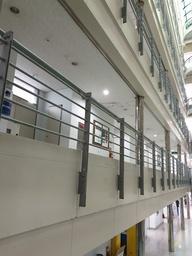
#> input picture Assignment_#3/input/indoor_302_01.jpg, 192 x 256 px, shrunk from 3024 x 4032 before the run
$ python main.py
#> lines starting #> are read from the running program, lines starting #| are printed output that depends on the picture; long printed decimals are rounded
### Assignment_#3/feature.py
import numpy as np
import cv2

def img_matching(imgA, imgB, show=False):
    img_gray1 = cv2.cvtColor(imgA, cv2.COLOR_BGR2GRAY)
    img_gray2 = cv2.cvtColor(imgB, cv2.COLOR_BGR2GRAY)

    org_kps1, kps1, des1 = feature_extraction(img_gray1)
    org_kps2, kps2, des2 = feature_extraction(img_gray2)

    matches, H = feature_matching(kps1, kps2, des1, des2, 0.7)

    if show is True:
        img = cv2.drawMatchesKnn(imgA,org_kps1,imgB,org_kps2,matches,None,flags=2)
        cv2.imshow("matching",img)
        cv2.waitKey(0)

    return H

def feature_extraction(img_gray):
    sift = cv2.xfeatures2d.SIFT_create(200)

    kps, descriptors = sift.detectAndCompute(img_gray, None)

    np_kps = np.array([kp.pt for kp in kps])

    return kps, np_kps, descriptors

def feature_matching(kps1, kps2, des1, des2, ratio):

    FLANN_INDEX_KDTREE = 0
    index_params = dict(algorithm=FLANN_INDEX_KDTREE, trees=5)
    search_params = dict(checks=50)

    flann = cv2.FlannBasedMatcher(index_params,search_params)
    raw_matches = flann.knnMatch(des1, des2, k=2)

    matches = []
    for m in raw_matches:
        if len(m) == 2 and m[0].distance < m[1].distance * ratio:
            matches.append((m[0].trainIdx, m[0].queryIdx))

    if len(matches) > 4:

        ptsA = np.float32([kps1[i] for (_, i) in matches])
        ptsB = np.float32([kps2[i] for (i, _) in matches])

        #(H, status) = cv2.findHomography(ptsB, ptsA, cv2.RANSAC,4.0)
        H_, error = h_by_ransac(ptsB,ptsA)

        #print(H)
        print("H=",H_, error)


    return raw_matches, H_

def h_by_ransac(ptsA, ptsB):

    idx_arr = np.arange(len(ptsA))
    H = np.empty((3, 3))
    total_sum_error = 0
    max_num_inliers = 0

    for i in range(1000):

        idx = np.random.choice(idx_arr, 4, replace=False)

        sampleA = ptsA[idx]
        sampleB = ptsB[idx]

        # DLT
        H_candidate = dlt(sampleA, sampleB)

        dist = calculate_transfer_error(ptsA,ptsB,H_candidate)
        total_error = np.sum(dist)
        num_inliers = len(dist[dist<1.25])

        if max_num_inliers < num_inliers:
            H = H_candidate
            max_num_inliers = num_inliers
            total_sum_error = total_error

    return H, total_sum_error

def dlt(p1, p2):
    A = []
    for i in range(0, len(p1)):
        x, y = p1[i][0], p1[i][1]
        u, v = p2[i][0], p2[i][1]
        A.append([x, y, 1, 0, 0, 0, -u * x, -u * y, -u])
        A.append([0, 0, 0, x, y, 1, -v * x, -v * y, -v])
    A = np.asarray(A)
    U, S, Vh = np.linalg.svd(A)
    L = Vh[-1, :] / Vh[-1, -1]
    H = L.reshape(3, 3)

    return H

def calculate_transfer_error(p1, p2, H):
    # padding
    p1_pad = np.pad(p1, ((0,0),(0,1)), mode='constant', constant_values=1)
    p1_pad = np.transpose(p1_pad)
    p2_pad = np.pad(p2, ((0,0),(0,1)), mode='constant', constant_values=1)
    p2_pad = np.transpose(p2_pad)

    H_inv = np.linalg.inv(H)

    p1_move = np.dot(H, p1_pad)
    p1_move = np.transpose(p1_move)
    p1_move = np.true_divide(p1_move[:, :2], p1_move[:, [-1]])
    p2_move = np.dot(H_inv, p2_pad)
    p2_move = np.transpose(p2_move)
    p2_move = np.true_divide(p2_move[:, :2], p2_move[:, [-1]])

    dist1 = p1 - p2_move
    dist2 = p2 - p1_move

    dist1 = dist1 ** 2
    dist2 = dist2 ** 2

    dist = dist1+dist2

    return dist

### Assignment_#3/stitch.py
import cv2
import numpy as np

import feature

# [10 lines left out: function calculate_absolute_homography, not called in this run]

def leftshift(left_images):
    idx = 0
    res = None

    imgA = left_images[0]
    for imgB in left_images[1:]:
        H = feature.img_matching(imgA,imgB)

        H = np.linalg.inv(H)

        ds = np.dot(H, np.array([imgA.shape[1], imgA.shape[0], 1]))
        ds = ds / ds[-1]

        f1 = np.dot(H, np.array([0,0,1]))
        f1 = f1 / f1[-1]

        H[0][-1] += abs(f1[0])
        H[1][-1] += abs(f1[1])

        ds = np.dot(H, np.array([imgA.shape[1], imgA.shape[0], 1]))

        offset_y = abs(int(f1[1]))
        offset_x = abs(int(f1[0]))

        dsize = (int(ds[0])+offset_x, int(ds[1]) + offset_y)

        res = cv2.warpPerspective(imgA, H, dsize)

        #cv2.imshow("warped",res)
        #cv2.waitKey(0)

        res[offset_y:imgB.shape[0]+offset_y, offset_x: imgB.shape[1]+offset_x] = imgB

        imgA = res

        idx += 1

    return res

def rightshift(left_res, right_images):
    idx = 0
    res = None

    for img in right_images:
        H = feature.img_matching(left_res,img)

        txyz = np.dot(H, np.array([img.shape[1], img.shape[0], 1]))
        txyz = txyz/txyz[-1]

        dsize = (int(txyz[0])+left_res.shape[1], int(txyz[1])+left_res.shape[0])

        res = cv2.warpPerspective(img, H, dsize)

        res = mix_and_match(left_res, res)

        #cv2.imshow("warped", res)
        #cv2.waitKey(0)

        left_res = res

    return res

def mix_and_match(left_image, warped_image):
    i1y, i1x = left_image.shape[:2]
    #i2y, i2x = warped_image.shape[:2]

    #black_l = np.where(left_image == np.array([0,0,0]))
    #black_wi = np.where(warped_image == np.array([0,0,0]))

    for i in range(0, i1x):
        for j in range(0,i1y):
            try:
                if np.array_equal(left_image[j,i], np.array([0,0,0])) and np.array_equal(warped_image[j,i],np.array([0,0,0])):
                    warped_image[j,i] = [0,0,0]
                else:
                    if np.array_equal(warped_image[j,i],[0,0,0]):
                        warped_image[j,i] = left_image[j,i]
                    else:
                        if not np.array_equal(left_image[j][i], [0,0,0]):
                            #bw, gw, rw = warped_image[j,i]
                            bl, gl,rl = left_image[j,i]
                            warped_image[j,i] = [bl,gl,rl]

            except:
                pass


    return warped_image

### Assignment_#3/main.py
import numpy as np
import cv2

import feature
import stitch

# load images
img = []
img.append(cv2.resize(cv2.imread('input/indoor_302_01.jpg',cv2.IMREAD_COLOR),dsize=(256,256)))
img.append(cv2.resize(cv2.imread('input/indoor_302_02.jpg',cv2.IMREAD_COLOR),dsize=(256,256)))
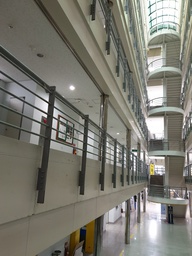
#> input picture Assignment_#3/input/indoor_302_02.jpg, 192 x 256 px, shrunk from 3024 x 4032 before the run
img.append(cv2.resize(cv2.imread('input/indoor_302_03.jpg',cv2.IMREAD_COLOR),dsize=(256,256)))
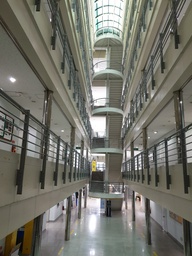
#> input picture Assignment_#3/input/indoor_302_03.jpg, 192 x 256 px, shrunk from 3024 x 4032 before the run
img.append(cv2.resize(cv2.imread('input/indoor_302_04.jpg',cv2.IMREAD_COLOR),dsize=(256,256)))
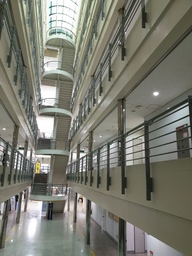
#> input picture Assignment_#3/input/indoor_302_04.jpg, 192 x 256 px, shrunk from 3024 x 4032 before the run
img.append(cv2.resize(cv2.imread('input/indoor_302_05.jpg',cv2.IMREAD_COLOR),dsize=(256,256)))
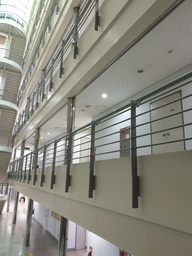
#> input picture Assignment_#3/input/indoor_302_05.jpg, 192 x 256 px, shrunk from 3024 x 4032 before the run

for i in range(4):
    feature.img_matching(img[i],img[i+1],show=True)
#> this loop made 4 passes
#| H= [[ 8.06451256e-01  4.22639873e-02  5.10327018e+01]
#|  [-1.23027395e-01  9.10203549e-01  1.77192182e+01]
#|  [-6.70024856e-04 -7.55796236e-05  1.00000000e+00]] 1876.824
#| H= [[ 7.30215827e-01  2.27428436e-02  8.07533161e+01]
#|  [-1.42445897e-01  8.90475472e-01  1.65980170e+01]
#|  [-9.29222667e-04 -9.84153496e-05  1.00000000e+00]] 13998.948
#| H= [[ 7.14836277e-01  6.25631570e-02  6.99999884e+01]
#|  [-1.85237813e-01  8.79464818e-01  1.58395304e+01]
#|  [-1.11895523e-03 -8.56384262e-05  1.00000000e+00]] 57451.999
#| H= [[ 7.79378688e-01  7.01616660e-02  6.70498894e+01]
#> (further printed lines are left out)
#> pass 1, in img_matching, `img_gray2 = cv2.cvtColor(imgB, cv2.COLOR_BGR2GRAY)`:
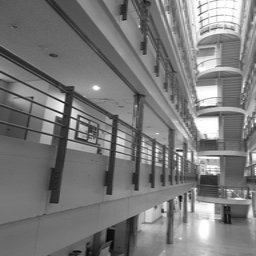
#> img_gray2: shape (256, 256); min 5, max 255, mean 121.4

# Stiching
res = stitch.leftshift(img[0:3])
#> the loop in leftshift, `for imgB in left_images[1:]:` made 2 passes
#| H= [[ 8.21442992e-01  4.75987892e-02  5.02231772e+01]
#|  [-1.14285773e-01  9.21122395e-01  1.63404097e+01]
#|  [-6.18569178e-04 -5.67461114e-05  1.00000000e+00]] 1881.296
#| H= [[ 6.41919349e-01  2.57280351e-02  1.40317871e+02]
#|  [-1.86959302e-01  8.91800137e-01  4.25688529e+01]
#|  [-1.06381583e-03 -4.59559480e-05  1.00000000e+00]] 3541.863
print("finish left")
#cv2.imshow("half", res)
#cv2.waitKey(0)
res = stitch.rightshift(res, img[3:5])
#> the loop in rightshift, `for img in right_images:` made 2 passes
#| H= [[ 5.28129829e-01  7.99202833e-02  2.82093980e+02]
#|  [-2.74500518e-01  9.09512439e-01  1.06188246e+02]
#|  [-1.03888976e-03  1.14496008e-05  1.00000000e+00]] 28.016
#| H= [[ 1.31606353e-01  5.95469021e-02  3.42979050e+02]
#|  [-4.81115685e-01  8.20747594e-01  1.12150277e+02]
#|  [-1.85730698e-03 -2.22791043e-04  1.00000000e+00]] 23.220
#> pass 1, in rightshift, `res = mix_and_match(left_res, res)`:
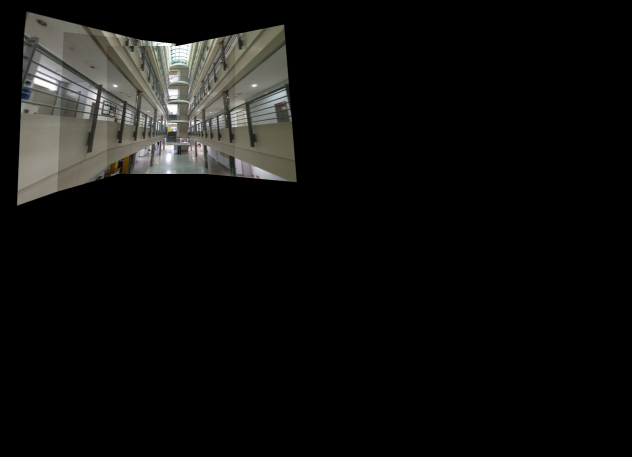
#> res: shape (914, 1263, 3) (shown at 1/2 size); mean of channels 0, 1, 2 14.4, 15.6, 15.8; drawn as B, G, R
#> after the loop in rightshift, `for img in right_images:`:
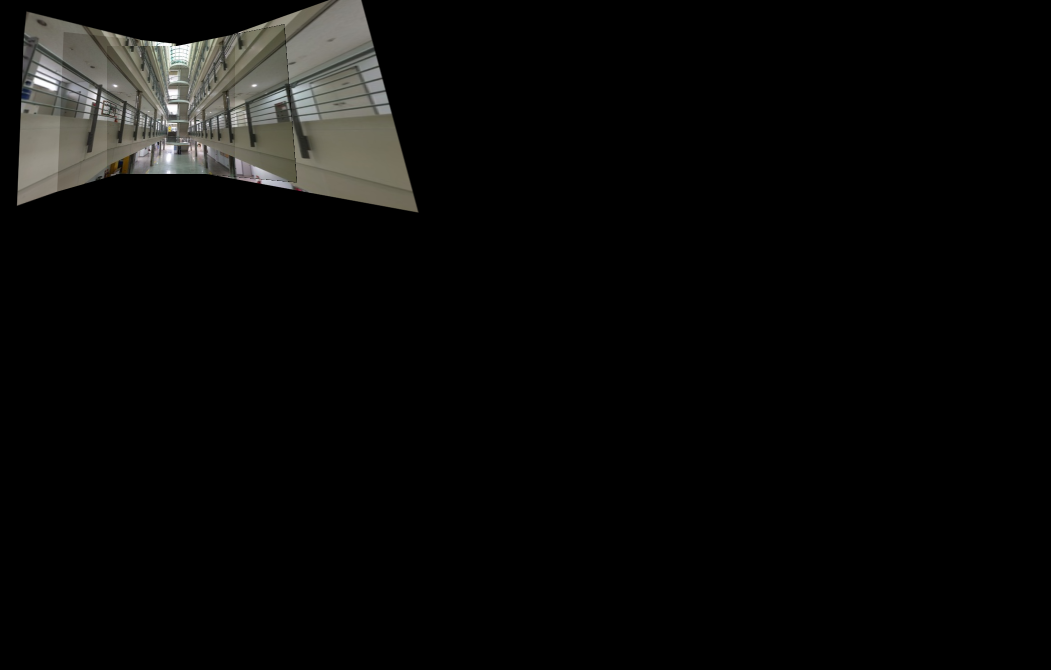
#> left_res: shape (1339, 2101, 3) (shown at 1/2 size); mean of channels 0, 1, 2 8.9, 9.7, 9.8; drawn as B, G, R

cv2.imwrite("output.jpg", res)
cv2.waitKey(0)
